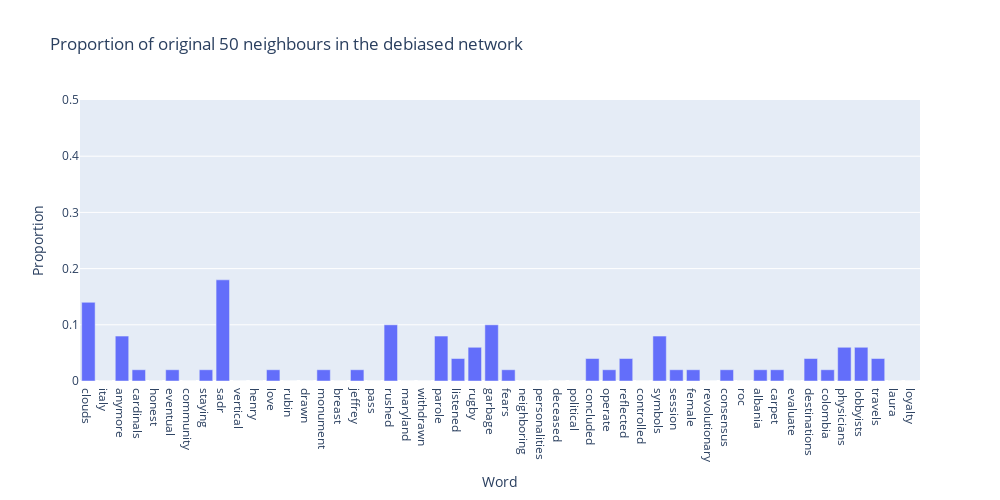

Write notebook code for a chart like this one.
### Code cell
import plotly_express as px
df2=pd.DataFrame(inlp_freq, columns=['word', 'previous_neighbours', 'freq'])

#plot the frequency of the original neighbours in the debiased network in a horizontal bar chart

fig = px.bar(df2, x='word', y='freq', title='Proportion of original 50 neighbours in the debiased network',
             labels={'freq': 'Proportion', 'word': 'Word'},
             height=500, width=1000)
#update the layout of the plot: update the y axis to be between 0 and 0.5 and the x axis to include all ticks
fig.update_layout(yaxis=dict(range=[0, 0.5]))

fig.show()

### Figure 1 — Plotly figure (JSON) as saved in the notebook; plotly's stock layout.template omitted (floating-point values rounded to 4 significant figures)
{"data": [{"alignmentgroup": "True", "hovertemplate": "Word=%{x}<br>Proportion=%{y}<extra></extra>", "legendgroup": "", "marker": {"color": "#636efa", "pattern": {"shape": ""}}, "name": "", "offsetgroup": "", "orientation": "v", "showlegend": false, "textposition": "auto", "type": "bar", "x": ["clouds", "italy", "anymore", "cardinals", "honest", "eventual", "community", "staying", "sadr", "vertical", "henry", "love", "rubin", "drawn", "monument", "breast", "jeffrey", "pass", "rushed", "maryland", "withdrawn", "parole", "listened", "rugby", "garbage", "fears", "neighboring", "personalities", "deceased", "political", "concluded", "operate", "reflected", "controlled", "symbols", "session", "female", "revolutionary", "consensus", "roc", "albania", "carpet", "evaluate", "destinations", "colombia", "physicians", "lobbyists", "travels", "laura", "loyalty"], "xaxis": "x", "y": [0.14, 0, 0.08, 0.02, 0, 0.02, 0, 0.02, 0.18, 0, 0, 0.02, 0, 0, 0.02, 0, 0.02, 0, 0.1, 0, 0, 0.08, 0.04, 0.06, 0.1, 0.02, 0, 0, 0, 0, 0.04, 0.02, 0.04, 0, 0.08, 0.02, 0.02, 0, 0.02, 0, 0.02, 0.02, 0, 0.04, 0.02, 0.06, 0.06, 0.04, 0, 0], "yaxis": "y"}], "layout": {"barmode": "relative", "height": 500, "legend": {"tracegroupgap": 0}, "title": {"text": "Proportion of original 50 neighbours in the debiased network"}, "width": 1000, "xaxis": {"anchor": "y", "domain": [0, 1], "title": {"text": "Word"}}, "yaxis": {"anchor": "x", "domain": [0, 1], "range": [0, 0.5], "title": {"text": "Proportion"}}}}
